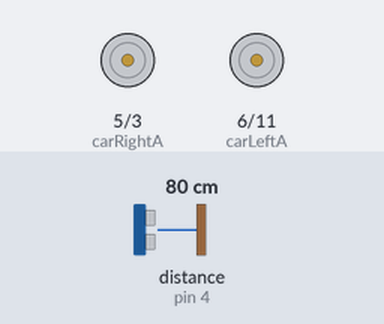
The sketch below on a simulated Arduino Uno, built with avr-gcc and run on an emulated ATmega328P. Shown: motor-driver pin pairs drawn as motors (green arrow = first pin HIGH = forward, orange = second pin HIGH = backward, longer = more drive). The inputs (shaded band) are chosen by the test bench; at power-on: distance to the obstacle (sensor on pin 4) 80 cm. The echo pulse lasts 58.3 µs per cm.

Above: at 1.2 s.
1.3 s: distance to the obstacle (sensor on pin 4) set to 54 cm
2.8 s: distance to the obstacle (sensor on pin 4) set to 46 cm
At 3.8 s:
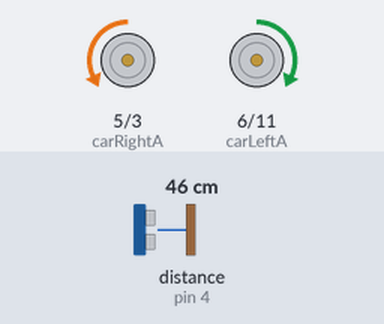
4.3 s: distance to the obstacle (sensor on pin 4) set to 22 cm
5.8 s: distance to the obstacle (sensor on pin 4) set to 18 cm
At 6.4 s:
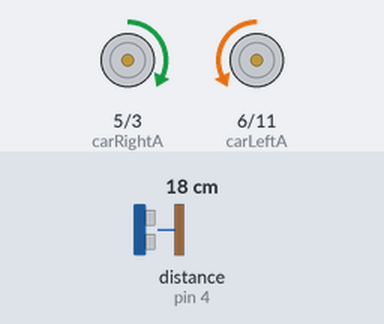
Timing chart, 0 to 8.3 s (numbered marks = the images above; inputs shaded):
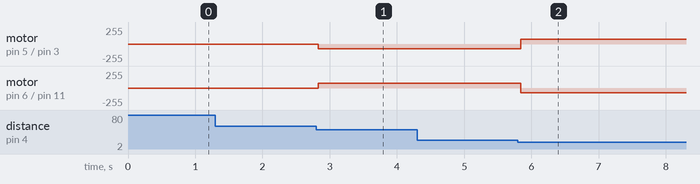

The sketch:

magic_hand.ino
```cpp
// 首先通过声明调用超声波类库
#include "SR04.h"

// 这是一些有助于程序可读性的宏定义
// 可以忽略它们，仔细读程序你就会明白他们的用途
#define LEFT 0
#define RIGHT 1
#define FORWARD 2
#define BACK 3

// 定义超声波传感器的几个引脚
#define TRIG_PIN 4
#define ECHO_PIN 7

// 定义驱动电机的速度，255为最高，0为最低。修改该数值会修改速度。
#define SPEED 70

// 定义小车驱动电机的几个引脚，要注意的是，这里只有3、5、9、10、11等引脚可以输出PWM。
int carLeftA = 6;
int carLeftB = 11;
int carRightA = 5;
int carRightB = 3;

// 定义储存超声波测得距离的变量
long distance;

// 调用超声波初始化函数，特定语句，不需记忆，用的时候查看示例程序即可。
SR04 sr04 = SR04(ECHO_PIN, TRIG_PIN);
void setup()
{
  // 配置小车电机驱动的几个引脚
  // 需要注意的是，虽然使用到了超声波的几个引脚
  // 但是由于超声波库中已经对其进行了初始化，所以不用重复配置了。
  pinMode(carLeftA, OUTPUT);
  pinMode(carLeftB, OUTPUT);
  pinMode(carRightA, OUTPUT);
  pinMode(carRightB, OUTPUT);
}

// 循环程序，不停的执行
void loop()
{
  // 首先使用测得超声波距离。
  distance = sr04.Distance();
  // 之后对距离进行判断。
  if (distance <= 20)
  {
    // 如果距离小于20CM
    // 调用下面的speedControl函数，配置两个电机的运行方向。
    speedControl(RIGHT, BACK);
    speedControl(LEFT, BACK);
  }
  else if (20 < distance && distance < 50)
  {
    // 如果距离在20～50CM，就前进。
    speedControl(RIGHT, FORWARD);
    speedControl(LEFT, FORWARD);
  }
  else if (distance >= 50)
  {
    // 如果距离大于50，就停车。
    analogWrite(carLeftA, 0);
    analogWrite(carLeftB, 0);
    analogWrite(carRightA, 0);
    analogWrite(carRightB, 0);
  }
  // 接着执行下一次循环。
}

void speedControl(int side, int dir)
{
  // 这是一个便于程序读懂的电机控制函数
  // 它有两个参数，第一个是电机的选择，第二个是运行的方向。
  // 当然，也可以把这段程序中的一些语句移动到loop中，实现相同的效果。
  if (LEFT == side)
  {
    // 首先判断要控制左右哪个电机
    if (FORWARD == dir)
    {
      // 再判断要这个电机向哪个方向运行。
      // 这里用到了模拟输出，它的本质就是输出PWM。
      analogWrite(carLeftA, SPEED);
      analogWrite(carLeftB, 0);
    }
    else if (BACK == dir)
    {
      analogWrite(carLeftA, 0);
      analogWrite(carLeftB, SPEED);
    }
  }
  else if (RIGHT == side)
  {
    if (FORWARD == dir)
    {
      analogWrite(carRightA, 0);
      analogWrite(carRightB, SPEED);
    }
    else if (BACK == dir)
    {
      analogWrite(carRightA, SPEED);
      analogWrite(carRightB, 0);
    }
  }
}
```

Measured:
- the behaviour switches between 50 and 49 cm on distance to the obstacle (sensor on pin 4) (found by bisection; images 0 and 1)
- the behaviour switches between 21 and 20 cm on distance to the obstacle (sensor on pin 4) (found by bisection; images 1 and 2)
- after the input at 1.3 s, every drawn part: stays the same
- after the input at 2.8 s, motor on pin 5 (carRightA) / pin 3 (carRightB): stopped → backward 70/255 at once; motor on pin 6 (carLeftA) / pin 11 (carLeftB): stopped → forward 70/255 at once
- after the input at 4.3 s, every drawn part: stays the same
- after the input at 5.8 s, motor on pin 5 (carRightA) / pin 3 (carRightB): backward 70/255 → forward 70/255 at once; motor on pin 6 (carLeftA) / pin 11 (carLeftB): forward 70/255 → backward 70/255 at once
